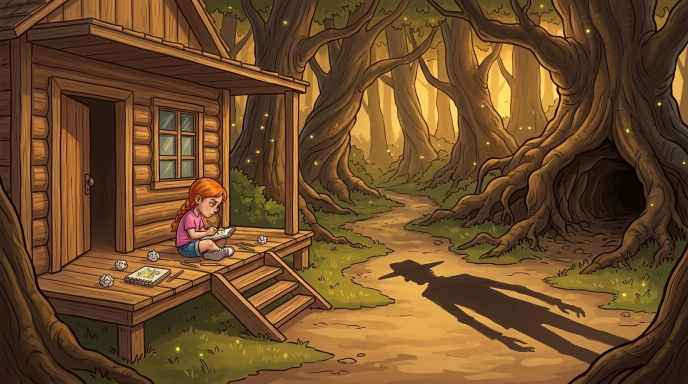
#> input picture assets/ui/cena1.jpg, 1376 x 768 px (shown at 1/2 size)
$ python -i vertical3.py   (imports and definitions only)
#> lines starting #> are read from the running program, lines starting #| are printed output that depends on the picture
#!/usr/bin/env python3
"""Vídeo vertical (1080x1920) de gameplay dos 3 episódios, a partir das gravações de tests/rec
(/tmp/vid3/<nome>.avi + .pos). Jogo num quadro grande no meio (recorte 4:3 que segue o Tomé), fundo
desfocado do próprio jogo, título do episódio em cima, legenda e o selo "melhor com controle" embaixo.
Uso: python3 vertical3.py  ->  /tmp/vid3/encontre-a_gameplay_vertical.mp4
Um vídeo curto por episódio: python3 vertical3.py [1 2 3]. Roteiro em /tmp/vid3/roteiro.json:
{"1": [["intro", s], [gravação, quadro inicial, segundos, episódio, legenda], ..., ["pad", s], ["fim", s]], ...}.
O aviso do controle aparece uma vez só (cartela "pad")."""
import json, math, os, subprocess, sys
import numpy as np
from PIL import Image, ImageDraw, ImageEnhance, ImageFilter, ImageFont

R = '/home/claude/find-her-godot/'
V = '/tmp/vid3/'
F = '/tmp/vid/fonts/'
W, H, FPS = 1080, 1920, 30
GW, GH = 1080, 810            # quadro do jogo
GY = 560
CREAM = (241, 229, 201)
GOLD = (242, 195, 91)
NIGHT = (17, 18, 28)
URL = 'alanclebersantana.github.io/Find-Her-Godot'

EPS = {1: ('EPISÓDIO 1', 'O Bosque'), 2: ('EPISÓDIO 2', 'As Profundezas da Mina'), 3: ('EPISÓDIO 3', 'A Fortaleza na Serra')}
# [1 line not run here, left out]
ART = {1: 'assets/ui/cena1.jpg', 2: 'assets/ui/cut_ep2_a.jpg', 3: 'assets/ui/cut_ep3_fort.jpg'}
TAG = {1: 'A Isis sumiu. Siga a trilha de lápis!', 2: 'A trilha desce para dentro da mina', 3: 'A trilha sobe até a fortaleza'}
MUS = {1: 'mus_tema', 2: 'mus_tunel', 3: 'mus_perseguicao'}

_fc = {}


# [4 lines left out: function font, not called in this run]


def ctext(d, y, t, f, fill, stroke=0, sc=(0, 0, 0)):
    d.text((W / 2, y), t, font=f, fill=fill, anchor='mm', stroke_width=stroke, stroke_fill=sc)


# [59 lines left out: functions gamepad, badge_layer, top_layer, caption_layer, not called in this run]


def load_pos(src):
    rows = [l.split() for l in open(V + src + '.pos')]
    return [(float(r[2]), float(r[3]), int(r[4])) for r in rows if len(r) >= 5]


# [28 lines left out: functions track, frames, not called in this run]


def bg_from(im):
    small = im.resize((128, 72), Image.BILINEAR)
    s = H / 72
    big = small.resize((int(128 * s), H), Image.BILINEAR)
    x = (big.width - W) // 2
    big = big.crop((x, 0, x + W, H)).filter(ImageFilter.GaussianBlur(18))
    return Image.blend(big, Image.new('RGB', (W, H), NIGHT), .55)


# [112 lines left out: functions compose_game, cover, card, card_frames, main, not called in this run]


# [9 lines not run here, left out]

>>> import cv2
>>> picture = cv2.imread('../../../assets/ui/cena1.jpg', cv2.IMREAD_GRAYSCALE)
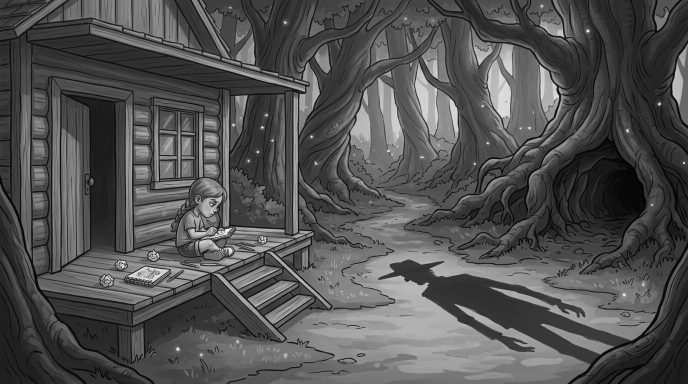
#> picture: shape (768, 1376) (shown at 1/2 size); min 0, max 255, mean 82.2
#> (the run stopped early here; a loop or call above may not have finished)

$ run again, on assets/ui/cena_cao.jpg
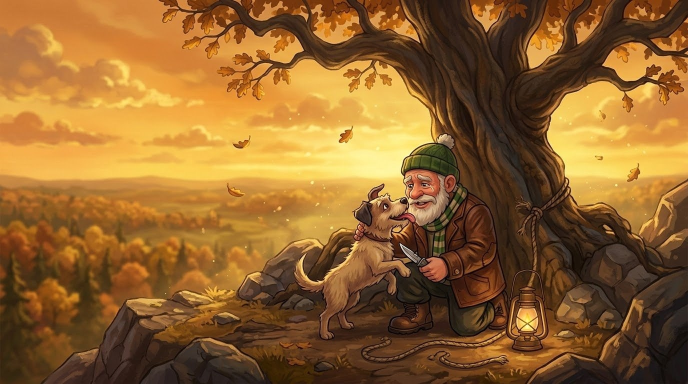
#> input picture assets/ui/cena_cao.jpg, 1376 x 768 px (shown at 1/2 size)
#> `picture = cv2.imread('../../../assets/ui/cena1.jpg', cv2.IMREAD_GRAYSC..`:
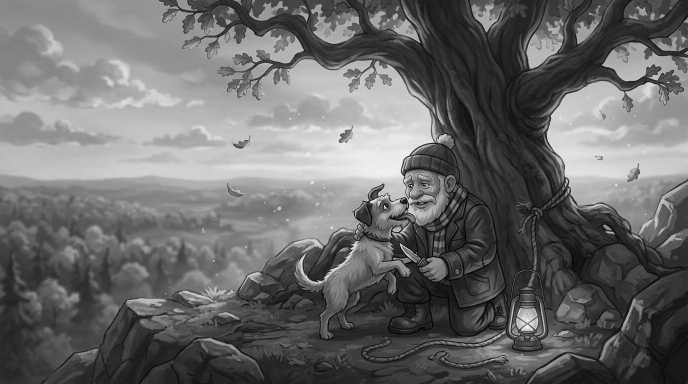
#> picture: shape (768, 1376) (shown at 1/2 size); min 0, max 254, mean 106.4

$ run again, on assets/ui/cena_javali.jpg
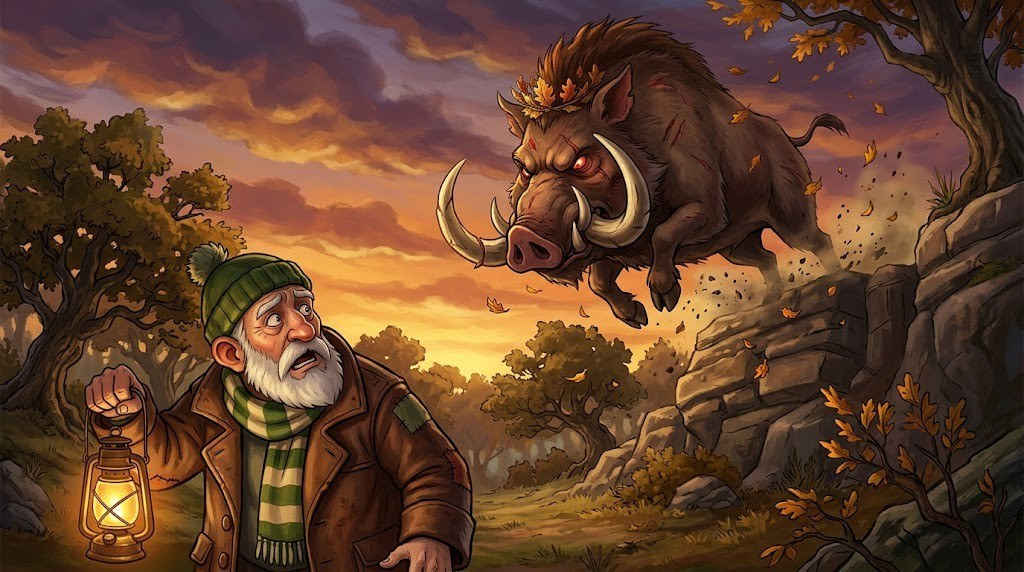
#> input picture assets/ui/cena_javali.jpg, 1024 x 572 px
#> `picture = cv2.imread('../../../assets/ui/cena1.jpg', cv2.IMREAD_GRAYSC..`:
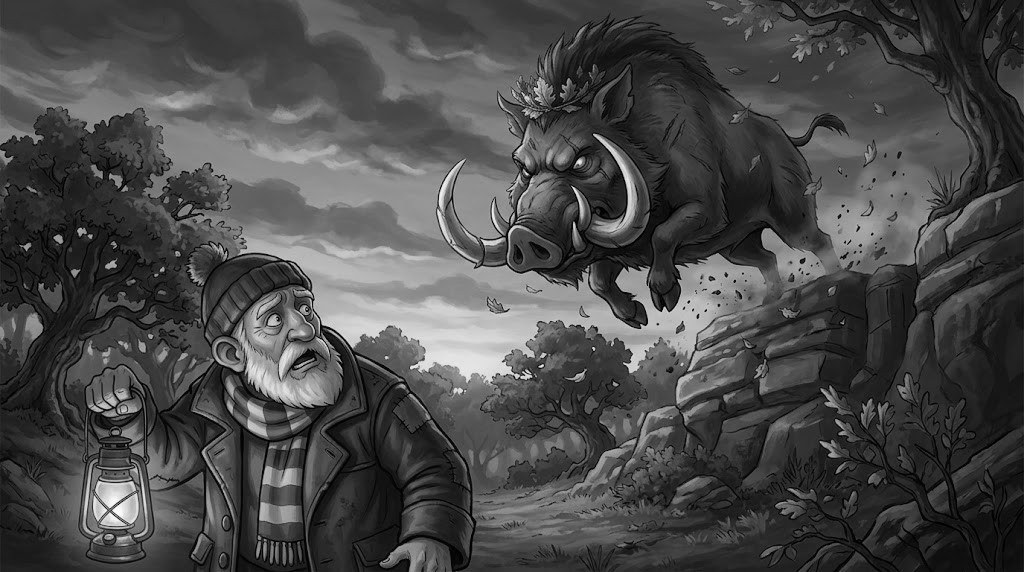
#> picture: shape (572, 1024); min 0, max 255, mean 73.9

$ run again, on assets/ui/cena_vargas.jpg
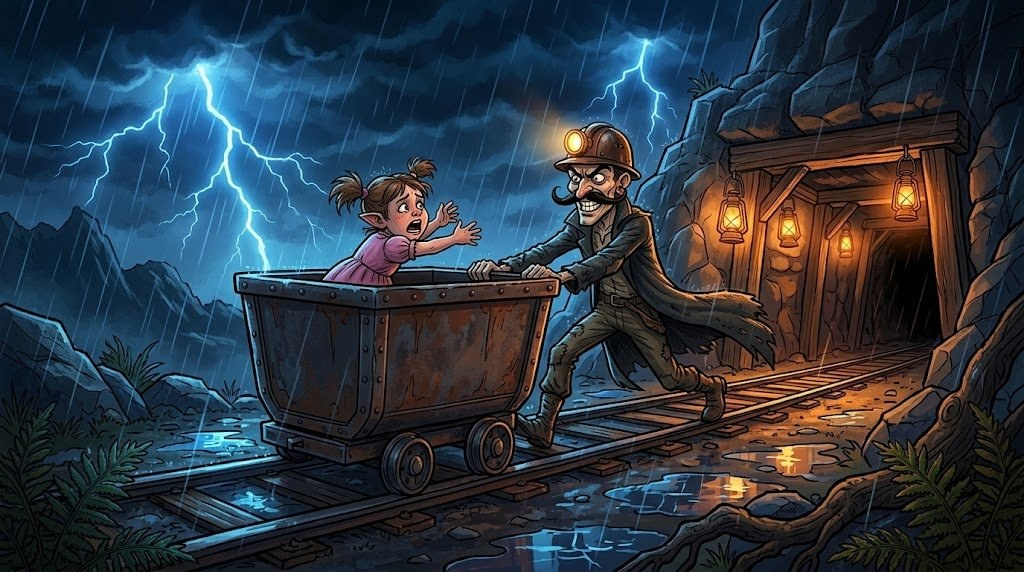
#> input picture assets/ui/cena_vargas.jpg, 1024 x 572 px
#> `picture = cv2.imread('../../../assets/ui/cena1.jpg', cv2.IMREAD_GRAYSC..`:
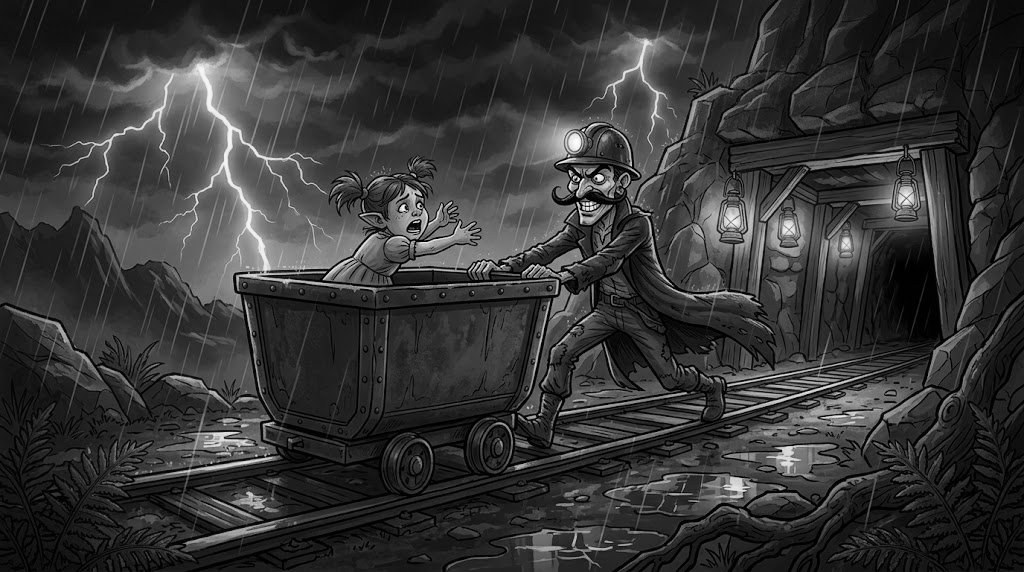
#> picture: shape (572, 1024); min 0, max 255, mean 53.3
